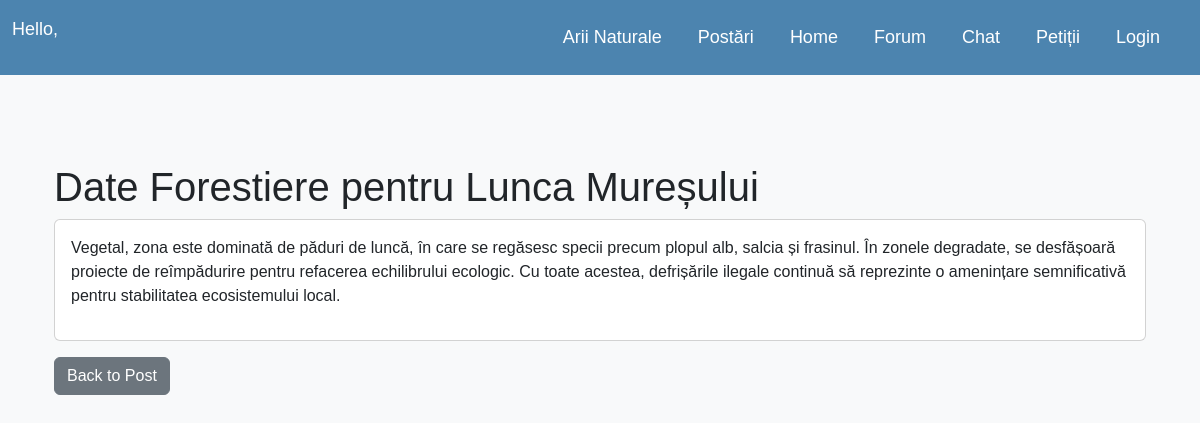
The app's page /arie_naturala/5/date_forestiere/ with its own data.
### eenvironmentblog/models.py (models this page shows, shortened)
class ArieNaturala(models.Model):
    nume_arie = models.CharField(max_length=200)
    tip_arie = models.IntegerField(choices=AREA_TYPE)
    judet_arie = models.CharField(max_length=200)
    localitate_arie = models.CharField(max_length=200)
    descriere = RichTextUploadingField(blank=True, null=True)  # descriere nouă
    imagine = models.ImageField(upload_to='arii/', blank=True, null=True)  # imagine
    updated_on = models.DateTimeField(auto_now=True)
    created_on = models.DateTimeField(auto_now_add=True)
    status = models.IntegerField(choices=STATUS, default=0)
    class Meta:
        ordering = ['-created_on']
        verbose_name_plural = "Arii Naturale"

class DateForestiere(models.Model):
    arie_naturala = models.OneToOneField(ArieNaturala, on_delete=models.CASCADE)
    body = RichTextUploadingField()
    class Meta:
        verbose_name_plural = "Date Forestiere"

### eenvironmentblog/views.py (the view)
# urls.py: path('arie_naturala/<int:pk>/date_forestiere/', views.date_forestiere_detail, name='date_forestiere_detail'),
def date_forestiere_detail(request, pk):
    date_forestiere = get_object_or_404(DateForestiere, arie_naturala__pk=pk)
    return render(request, 'eenvironmentblog/dateforestiere_detail.html', {'date_forestiere': date_forestiere, 'arie_naturala': date_forestiere.arie_naturala})

### eenvironmentblog/templates/eenvironmentblog/dateforestiere_detail.html (shortened to what this page needs)
{% extends 'eenvironmentblog/base.html' %}
{% block content %}
<div class="container mt-4">
    <h1>Date Forestiere pentru {{ arie_naturala.nume_arie }}</h1>
    <div class="card mb-3">
        <div class="card-body">
            {{ date_forestiere.body|safe }}
        </div>
    </div>
    <a href="{% url 'post_detail' date_forestiere.arie_naturala.post_set.first.pk %}" class="btn btn-secondary">Back to Post</a>
</div>
{% endblock %}

### eenvironmentblog/templates/eenvironmentblog/base.html (style rules this page uses)
body { font-family: 'Arial', sans-serif; background-color: #f8f9fa; }
.container { padding-top: 20px; }

### records on screen
ArieNaturala: nume_arie "Lunca Mureșului"
DateForestiere: body "Vegetal, zona este dominată de păduri de luncă, în care se regăsesc specii precum plopul alb, salcia și frasinul. În zonele degradate, se desfășoară proiecte de reîmpădurire pentru refacerea echilibrului ecologic. Cu toate acestea, defrișările ilegale continuă să reprezinte o amenințare semnificativă pentru stabilitatea ecosistemului local."
